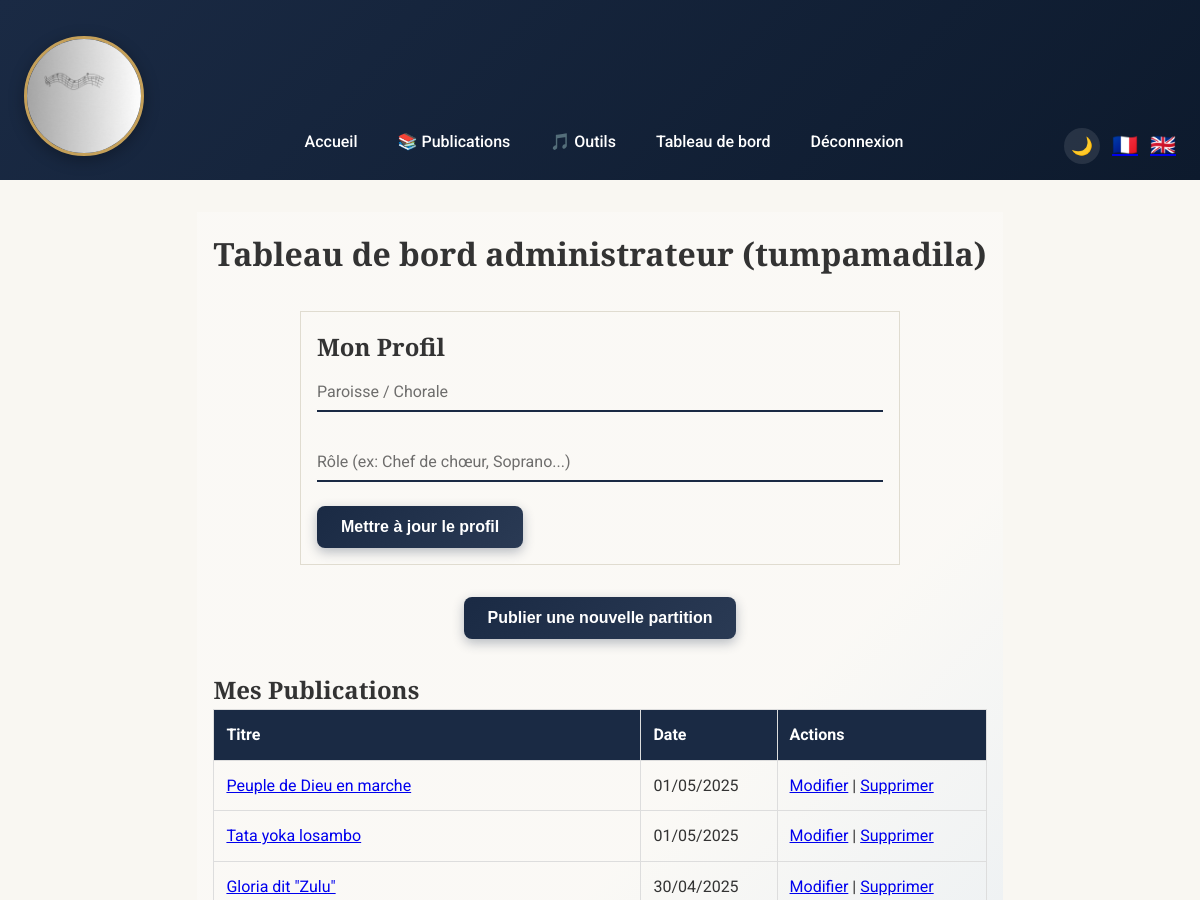
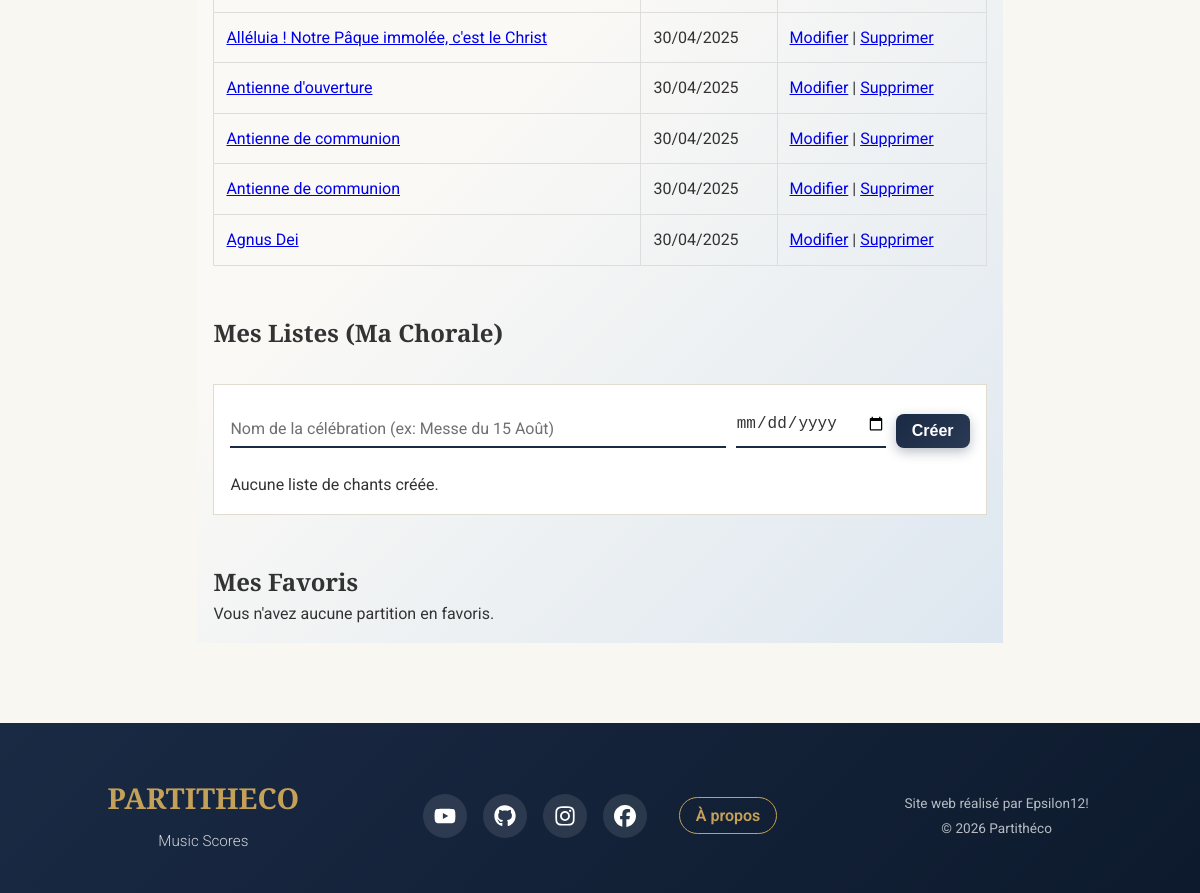
/admin.php (signed in), run on the app's committed database (2 pictures, top to bottom).
### tables this page shows
CREATE TABLE users (
                id INTEGER PRIMARY KEY AUTOINCREMENT,
                username TEXT NOT NULL UNIQUE,
                email TEXT NOT NULL UNIQUE,
                password TEXT NOT NULL
            , paroisse TEXT, role_choral TEXT);

CREATE TABLE projects (
                id INTEGER PRIMARY KEY AUTOINCREMENT,
                user_id INTEGER NOT NULL,
                title TEXT NOT NULL,
                description TEXT NOT NULL,
                thumbnail TEXT,
                date_publication DATETIME DEFAULT CURRENT_TIMESTAMP, media TEXT, author TEXT, arranger TEXT, genre TEXT, tonality TEXT, moment_messe TEXT, temps_liturgique TEXT, is_liturgical BOOLEAN DEFAULT 0, voix TEXT,
                FOREIGN KEY(user_id) REFERENCES users(id)
            );

### assets/locales/trad.php (called while the page is built, shortened)
<?php
$lang = $_SESSION['lang']
         ?? ($_COOKIE['lang'] ?? 'fr');
$transFile = __DIR__ . "/{$lang}.php";
$t = include $transFile;

### classes/User.php (called while the page is built, shortened)
<?php
class User {
    private PDO $pdo;
    public function __construct(PDO $pdo) {
        $this->pdo = $pdo;
    }
    public function findByUsername(string $username) {
        $stmt = $this->pdo->prepare("
            SELECT id, username, email, paroisse, role_choral
            FROM users
            WHERE username = :username
            LIMIT 1
        ");
        $stmt->bindValue(':username', $username, PDO::PARAM_STR);
        $stmt->execute();
        return $stmt->fetch(PDO::FETCH_ASSOC);
    }
}
?>

### classes/Project.php (called while the page is built, shortened)
<?php
class Project {
    private PDO $pdo;
    public function __construct(PDO $pdo) {
        $this->pdo = $pdo;
    }
    public function getByUser(int $userId): array {
        $stmt = $this->pdo->prepare("
            SELECT * FROM projects
            WHERE user_id = :uid
            ORDER BY date_publication DESC
        ");
        $stmt->bindValue(':uid', (int) $userId, PDO::PARAM_INT);
        $stmt->execute();
        return $stmt->fetchAll(PDO::FETCH_ASSOC);
    }
}

### admin.php (the view, shortened to what this page needs)
<?php
$userId = $_SESSION['user']['id'];
require_once __DIR__ . '/assets/locales/trad.php';
$db          = new Database();
$pdo         = $db->getPDO();
$projectObj  = new Project($pdo);
$favoriteObj = new Favorite($pdo);
$userObj     = new User($pdo);
$playlistObj = new Playlist($pdo);
$projects  = $projectObj->getByUser($userId);
$favorites = $favoriteObj->getByUser($userId);
$playlists = $playlistObj->getByUser($userId);
$userData  = $userObj->findByUsername($_SESSION['user']['username']);
include 'includes/header.php';
include 'includes/navbar.php';
?>
<main class="admin-dashboard">
  <h1><?= htmlspecialchars($t['pages']['admin_title']) ?> (<?= htmlspecialchars($userData['username']) ?>)</h1>
  <section class="profile-section" style="max-width: 600px; margin: 2rem auto; padding: 1rem; border: 1px solid var(--border-color);">
    <h2>Mon Profil</h2>
    <form method="post" class="profile-form">
        <div class="form-group" style="--delay:0.1s">
            <input type="text" name="paroisse" id="paroisse" placeholder=" " value="<?= htmlspecialchars($userData['paroisse'] ?? '') ?>">
            <label for="paroisse">Paroisse / Chorale</label>
        </div>
        <div class="form-group" style="--delay:0.2s">
            <input type="text" name="role_choral" id="role_choral" placeholder=" " value="<?= htmlspecialchars($userData['role_choral'] ?? '') ?>">
            <label for="role_choral">Rôle (ex: Chef de chœur, Soprano...)</label>
        </div>
        <button type="submit" name="update_profile" class="btn-primary">Mettre à jour le profil</button>
    </form>
  </section>
  <p style="text-align: center; margin: 2rem 0;">
  <button
    type="button"
    class="btn-primary"
    onclick="location.href='create.php?lang=<?= htmlspecialchars($lang) ?>'"
  >
  Publier une nouvelle partition
  </button>
</p>
  <h2>Mes Publications</h2>
  <?php if (empty($projects)): ?>
    <p>Vous n'avez encore publié aucune partition.</p>
  <?php else: ?>
    <table>
      <thead>
        <tr>
          <th>Titre</th>
          <th>Date</th>
          <th>Actions</th>
        </tr>
      </thead>
      <tbody>
        <?php foreach ($projects as $p): ?>
        <tr>
          <td>
            <a href="project.php?id=<?= $p['id'] ?>&lang=<?= $lang ?>">
              <?= htmlspecialchars($p['title'], ENT_NOQUOTES, 'UTF-8', false) ?>
            </a>
          </td>
          <td><?= (new DateTime($p['date_publication']))->format('d/m/Y') ?></td>
          <td>
            <a href="edit.php?id=<?= $p['id'] ?>&lang=<?= $lang ?>">Modifier</a> |
            <a href="delete.php?id=<?= $p['id'] ?>&lang=<?= $lang ?>"
               onclick="return confirm('Voulez-vous vraiment supprimer ce projet ?');">
              Supprimer
            </a>
          </td>
        </tr>
        <?php endforeach; ?>
      </tbody>
    </table>
  <?php endif; ?>
  <h2 style="margin-top: 3rem;">Mes Listes (Ma Chorale)</h2>
  <section class="playlists-section" style="max-width: 800px; margin: 2rem auto; padding: 1rem; border: 1px solid var(--border-color); background: var(--card-bg);">
    <form method="post" style="display:flex; gap:10px; margin-bottom:1.5rem; align-items: flex-end;">
        <div class="form-group" style="margin-bottom:0; flex:1;">
            <input type="text" name="playlist_name" id="playlist_name" placeholder=" " required>
            <label for="playlist_name">Nom de la célébration (ex: Messe du 15 Août)</label>
        </div>
        <div class="form-group" style="margin-bottom:0; width:150px;">
            <input type="date" name="event_date" id="event_date">
        </div>
        <button type="submit" name="create_playlist" class="btn-primary" style="padding: 0.5rem 1rem;">Créer</button>
    </form>
    <?php if (empty($playlists)): ?>
        <p>Aucune liste de chants créée.</p>
    <?php endif; ?>
  </section>
  <h2 style="margin-top: 3rem;">Mes Favoris</h2>
  <?php if (empty($favorites)): ?>
    <p>Vous n'avez aucune partition en favoris.</p>
  <?php endif; ?>
</main>
<?php include 'includes/footer.php'; ?>

### assets/css/base.css (style rules this page uses)
:root { --color-lit-night: #1a2a44; --color-lit-gold: #c5a059; --color-lit-white: #f9f7f2; --color-lit-accent: #8e2424; --primary-light: var(--color-lit-night); --text-action: var(--color-lit-accent); --background: var(--color-lit-white); --font-family: 'Roboto', Arial, sans-serif; --card-bg: #ffffff; --text-color: #333333; --border-color: #e0dcd0; --navbar-shadow: rgba(0,0,0,0.15); --skeleton-bg: #e8e4dc; }
*, *::before, *::after { box-sizing: border-box; margin: 0; padding: 0; }
html, body { height: 100%; }
body { display: flex; flex-direction: column; min-height: 100vh; font-family: var(--font-family); background-color: var(--background); color: var(--text-color); line-height: 1.6; transition: background-color 0.3s, color 0.3s; }
main { flex: 1; position: relative; z-index: 0; transition: background 0.3s; }
main { background: linear-gradient( 135deg, rgba(255, 255, 255, 0.272) 50%, rgba(220,230,240,0.95) 100% ); }

### assets/css/buttons.css (style rules this page uses)
.btn-primary, .btn-load-more, .newsletter-form button, .comment-form button, #backToTop { display: inline-flex; align-items: center; justify-content: center; gap: 0.5rem; padding: 0.75rem 1.5rem; background: linear-gradient(135deg, var(--color-lit-night) 0%, #2a3a54 100%); color: #fff; font-weight: 600; font-size: 1rem; border: none; border-radius: 8px; box-shadow: 0 4px 12px rgba(26, 42, 68, 0.3); cursor: pointer; transition: all 0.3s ease; text-decoration: none; }

### assets/css/forms.css (style rules this page uses)
.form-group { position: relative; margin-bottom: 1.5rem; opacity: 0; transform: translateY(20px); animation: fadeInUp 0.6s ease-out forwards; animation-delay: var(--delay, 0s); }
.form-group input, .form-group textarea, .form-group select { width: 100%; border: none; border-bottom: 2px solid var(--color-lit-night); padding: 0.8rem 0; background: transparent; font-size: 1rem; color: var(--text-color); outline: none; transition: border-color 0.3s ease; }
.form-group input::placeholder, .form-group textarea::placeholder { color: #999; font-style: italic; }
.form-group label { position: absolute; top: 0.8rem; left: 0; font-size: 1rem; color: var(--text-color); opacity: 0.7; pointer-events: none; transition: transform 0.3s, font-size 0.3s, color 0.3s, opacity 0.3s; }
.form-group input:focus + label, .form-group input:not(:placeholder-shown) + label, .form-group textarea:focus + label, .form-group textarea:not(:placeholder-shown) + label { transform: translateY(-1.5rem) scale(0.85); color: var(--color-lit-gold); }

### assets/css/liturgique.css (style rules this page uses)
:root { --color-lit-night: #1a2a44; --color-lit-gold: #c5a059; --color-lit-white: #f9f7f2; --color-lit-accent: #8e2424; --primary-light: var(--color-lit-night); --text-action: var(--color-lit-accent); --background: var(--color-lit-white); --card-bg: #ffffff; --text-color: #333333; --border-color: #e0dcd0; --font-family-serif: 'Playfair Display', serif; --font-family-sans: 'Roboto', sans-serif; --font-family: var(--font-family-sans); }
body { font-family: var(--font-family); background-color: var(--background); color: var(--text-color); }
h1, h2, h3, .navbar-brand { font-family: var(--font-family-serif); font-weight: 700; }
.btn-primary { background-color: var(--color-lit-night); border-color: var(--color-lit-night); color: white; }

### assets/css/admin.css (style rules this page uses)
.admin-dashboard { max-width:1000px; margin:2rem auto; padding:1rem; }
.admin-dashboard h1, .admin-dashboard p > a { text-align:center; display:block; margin-bottom:1rem; }
.admin-dashboard table { width:100%; border-collapse:collapse; }
.admin-dashboard th, .admin-dashboard td { padding:.75rem; border:1px solid #ddd; text-align:left; }
.admin-dashboard th { background: var(--primary-light); color: #fff; }

### data on the page
users: username "tumpamadila"
projects: title "Peuple de Dieu en marche", date_publication "01/05/2025"
projects: title "Tata yoka losambo", date_publication "01/05/2025"
projects: title "Gloria dit \"Zulu\"", date_publication "30/04/2025"
projects: title "Alléluia ! Notre Pâque immolée, c'est le Christ", date_publication "30/04/2025"
projects: title "Antienne d'ouverture", date_publication "30/04/2025"
projects: title "Antienne de communion", date_publication "30/04/2025"
projects: title "Antienne de communion", date_publication "30/04/2025"
projects: title "Agnus Dei", date_publication "30/04/2025"

### other printed values
$t['nav']['home'] "Accueil"
$t['nav']['admin'] "Tableau de bord"
$t['nav']['logout'] "Déconnexion"
$t['pages']['admin_title'] "Tableau de bord administrateur"
$t['nav']['about'] "À propos"
$t['footer']['credits'] "Site web réalisé par Epsilon12!"
